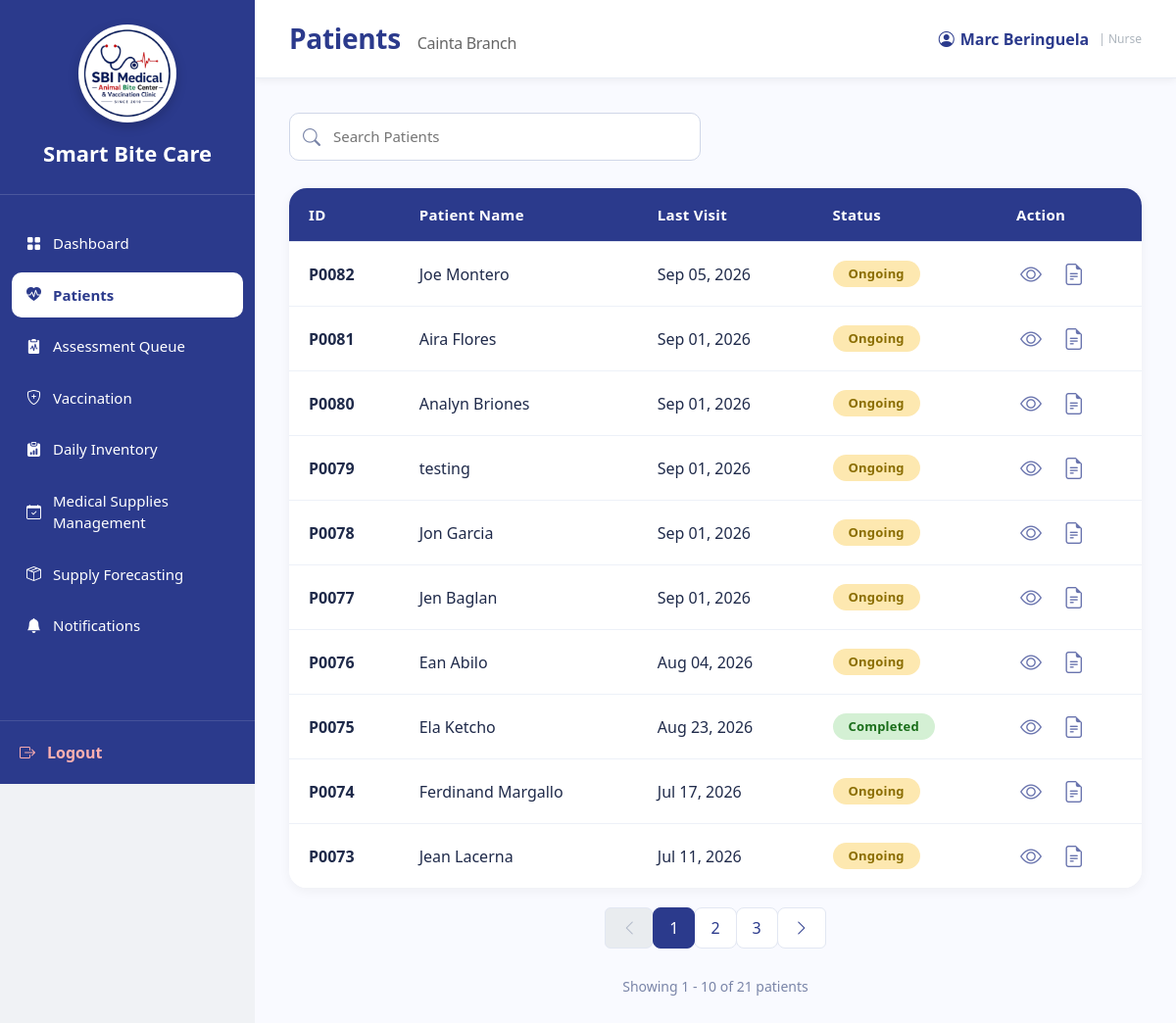
Page /Nurse_Patients.php (signed in) on the earlier database version.
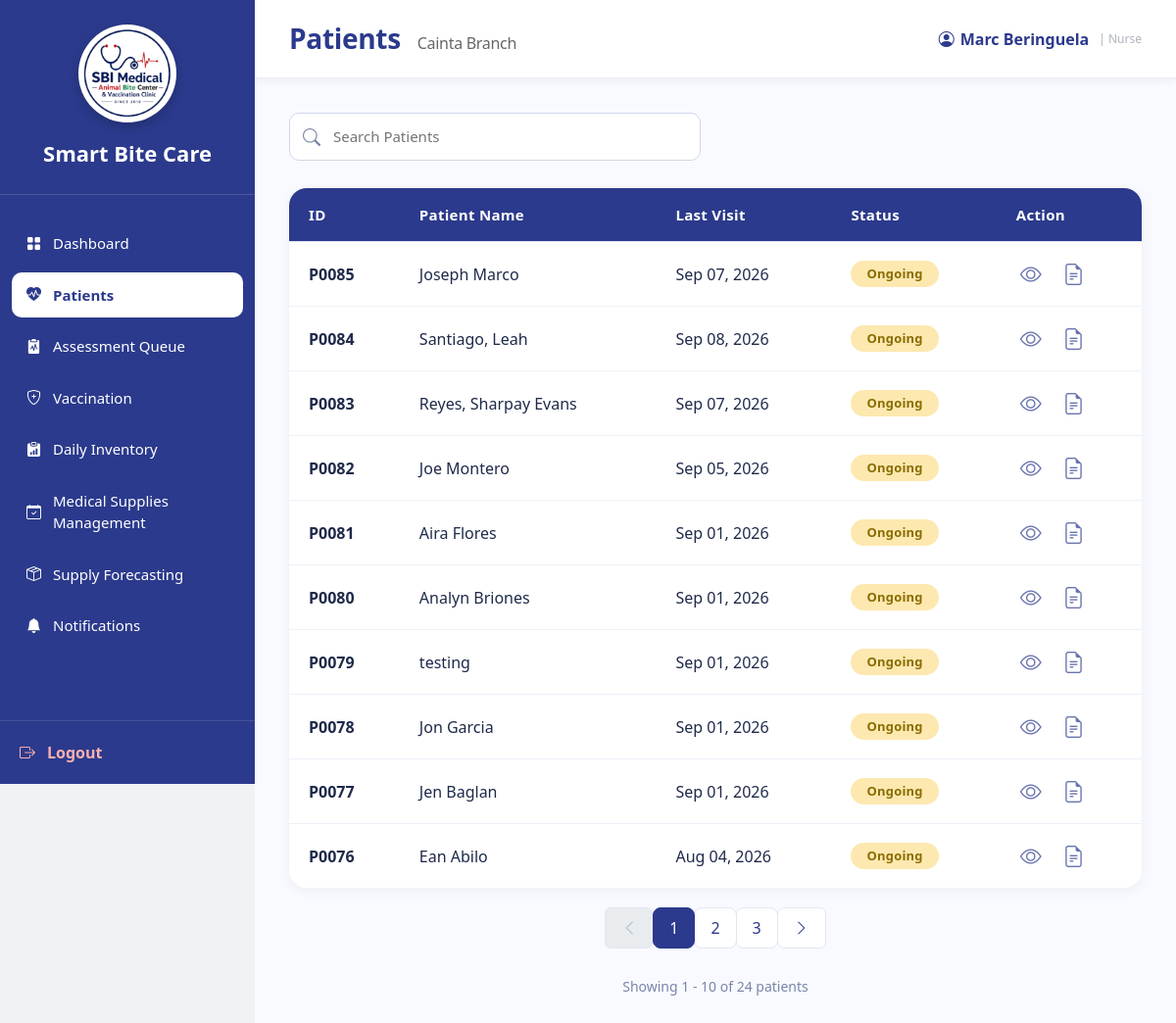
Same page on the later database version.
### tables this page shows
CREATE TABLE `animal_bite_cases` (
  `case_id` int(11) NOT NULL,
  `case_number` varchar(50) DEFAULT NULL,
  `patient_id` int(11) NOT NULL,
  `branch_id` varchar(10) NOT NULL,
  `animal_type` varchar(100) DEFAULT NULL,
  `bite_location` varchar(255) DEFAULT NULL,
  `bite_category` varchar(50) DEFAULT NULL,
  `animal_status` varchar(100) DEFAULT NULL,
  `date_of_bite` date DEFAULT NULL,
  `case_status` enum('Ongoing','Completed') DEFAULT 'Ongoing',
  `remarks` text DEFAULT NULL,
  `admin_staff_id` int(11) DEFAULT NULL,
  `is_archived` tinyint(1) DEFAULT 0,
  `archived_at` timestamp NULL DEFAULT NULL,
  `archived_by` int(11) DEFAULT NULL,
  `created_at` timestamp NOT NULL DEFAULT current_timestamp()
);

CREATE TABLE `patients` (
  `patient_id` int(11) NOT NULL,
  `full_name` varchar(255) NOT NULL,
  `email` varchar(150) DEFAULT NULL,
  `contact_number` varchar(30) DEFAULT NULL,
  `birthday` date DEFAULT NULL,
  `gender` enum('Male','Female','Other') DEFAULT NULL,
  `address` text DEFAULT NULL,
  `created_at` timestamp NOT NULL DEFAULT current_timestamp(),
  `branch_id` varchar(10) NOT NULL,
  `is_archived` tinyint(1) DEFAULT 0,
  `archived_at` timestamp NULL DEFAULT NULL,
  `archived_by` int(11) DEFAULT NULL
);

### Nurse_Patients.php (the view, shortened to what the changed rows need)
<?php
require_once 'sources/db_connect.php';
$user_id = (int) $_SESSION['user_id'];
$branch_id = null;
$userQuery = "SELECT u.branch_id, u.username, b.branch_name
              FROM users u
              LEFT JOIN branches b ON u.branch_id = b.branch_id
              WHERE u.user_id = ?";
$stmt = $conn->prepare($userQuery);
$stmt->bind_param("i", $user_id);
$stmt->execute();
$userResult = $stmt->get_result();
if ($userResult->num_rows > 0) {
    $userData = $userResult->fetch_assoc();
    $branch_id = $userData['branch_id'];
}
$search = isset($_GET['search']) ? trim($_GET['search']) : '';
$page = isset($_GET['page']) ? max(1, (int) $_GET['page']) : 1;
$limit = 10;
$offset = ($page - 1) * $limit;
$count_sql = "SELECT COUNT(*) AS total
              FROM patients
              WHERE branch_id = ?
                AND is_archived = 0";
$count_stmt = $conn->prepare($count_sql);
if ($search !== '') {
    $search_param = '%' . $search . '%';
    $count_stmt->bind_param(
        "ssss",
        $branch_id,
        $search_param,
        $search_param,
        $search_param
    );
} else {
    $count_stmt->bind_param("s", $branch_id);
}
$count_stmt->execute();
$total_rows = (int) ($count_stmt->get_result()->fetch_assoc()['total'] ?? 0);
$total_pages = max(1, (int) ceil($total_rows / $limit));
$sql_patients = "SELECT
                    p.*,
                    a.case_id,
                    a.case_status,
                    a.date_of_bite
                 FROM patients p
                 LEFT JOIN (
                     SELECT
                         patient_id,
                         branch_id,
                         case_id,
                         case_status,
                         date_of_bite,
                         ROW_NUMBER() OVER (
                             PARTITION BY patient_id
                             ORDER BY created_at DESC
                         ) AS rn
                     FROM animal_bite_cases
                     WHERE is_archived = 0
                 ) a
                    ON p.patient_id = a.patient_id
                   AND p.branch_id = a.branch_id
                   AND a.rn = 1
                 WHERE p.branch_id = ?
                   AND p.is_archived = 0";
$sql_patients .= " ORDER BY p.patient_id DESC LIMIT ? OFFSET ?";
$stmt_patients = $conn->prepare($sql_patients);
if ($search !== '') {
    $search_param = '%' . $search . '%';
    $stmt_patients->bind_param(
        "ssssii",
        $branch_id,
        $search_param,
        $search_param,
        $search_param,
        $limit,
        $offset
    );
} else {
    $stmt_patients->bind_param(
        "sii",
        $branch_id,
        $limit,
        $offset
    );
}
$stmt_patients->execute();
$patients = $stmt_patients->get_result()->fetch_all(MYSQLI_ASSOC);
function getStatusBadge($status)
{
    $status = strtolower((string) $status);
    $class = 'status-badge ';
    if (
        $status === 'ongoing' ||
        $status === 'active' ||
        $status === 'scheduled'
    ) {
        $class .= 'ongoing';
    } else {
        $class .= 'completed';
    }
    return $class;
}
?>
<!DOCTYPE html>
<html lang="en">
<head>
    <link href="https://cdn.jsdelivr.net/npm/bootstrap@5.3.3/dist/css/bootstrap.min.css" rel="stylesheet" />
    <link rel="stylesheet" href="https://cdn.jsdelivr.net/npm/bootstrap-icons@1.11.3/font/bootstrap-icons.min.css" />
    <link rel="stylesheet" href="sidebar.css" />
</head>
<body>
<div class="main">
    <div class="content">
        <form method="GET" action="">
            <div class="search-wrap">
            </div>
        </form>
        <div class="table-wrap">
            <table class="table align-middle">
                <thead>
                    <tr>
                        <th>ID</th>
                        <th>Patient Name</th>
                        <th>Last Visit</th>
                        <th>Status</th>
                        <th>Action</th>
                    </tr>
                </thead>
                <tbody>
                    <?php if (count($patients) > 0): ?>
                        <?php foreach ($patients as $patient): ?>
                        <tr>
                            <td><strong>P<?php echo str_pad($patient['patient_id'], 4, '0', STR_PAD_LEFT); ?></strong></td>
                            <td><?php echo htmlspecialchars($patient['full_name']); ?></td>
                            <td><?php echo $patient['date_of_bite'] ? date('M d, Y', strtotime($patient['date_of_bite'])) : 'N/A'; ?></td>
                            <td><span class="<?php echo getStatusBadge($patient['case_status']); ?>"><?php echo $patient['case_status'] ?: 'N/A'; ?></span></td>
                            <td>
                                <a href="#" class="action-icon me-2" onclick="viewPatient(<?php echo $patient['patient_id']; ?>)" title="View Patient">
                                    <i class="bi bi-eye"></i>
                                </a>
                                <a href="#" class="action-icon" onclick="openDocumentModal(<?php echo $patient['patient_id']; ?>)" title="Generate Document">
                                    <i class="bi bi-file-earmark-text"></i>
                                </a>
                            </td>
                        </tr>
                        <?php endforeach; ?>
                    <?php else: ?>
                        <tr>
                            <td colspan="5" class="text-center py-4">No patients found</td>
                        </tr>
                    <?php endif; ?>
                </tbody>
            </table>
        </div>
        <?php if ($total_pages > 1): ?>
        <div class="pagination-wrap">
            <nav aria-label="Page navigation">
                <ul class="pagination">
                    <li class="page-item <?php echo ($page <= 1) ? 'disabled' : ''; ?>">
                        <a class="page-link" href="?page=<?php echo $page-1; ?>&search=<?php echo urlencode($search); ?>">
                            <i class="bi bi-chevron-left"></i>
                        </a>
                    </li>
                    <?php for ($i = 1; $i <= $total_pages; $i++): ?>
                        <li class="page-item <?php echo ($i == $page) ? 'active' : ''; ?>">
                            <a class="page-link" href="?page=<?php echo $i; ?>&search=<?php echo urlencode($search); ?>">
                                <?php echo $i; ?>
                            </a>
                        </li>
                    <?php endfor; ?>
                    <li class="page-item <?php echo ($page >= $total_pages) ? 'disabled' : ''; ?>">
                        <a class="page-link" href="?page=<?php echo $page+1; ?>&search=<?php echo urlencode($search); ?>">
                            <i class="bi bi-chevron-right"></i>
                        </a>
                    </li>
                </ul>
            </nav>
        </div>
        <div class="pagination-info">
            Showing <?php echo ($offset + 1); ?> - <?php echo min($offset + $limit, $total_rows); ?> of <?php echo $total_rows; ?> patients
        </div>
        <?php endif; ?>
    </div>
</div>
</body>
</html>

Differences in the rows shown:
no longer on this page (row unchanged): animal_bite_cases: patient.patient_id "0075", patient.full_name "Ela Ketcho", date_of_bite "Aug 23, 2026", case_status "Completed"
no longer on this page (row unchanged): animal_bite_cases: patient.patient_id "0074", patient.full_name "Ferdinand Margallo", date_of_bite "Jul 17, 2026", case_status "Ongoing"
no longer on this page (row unchanged): animal_bite_cases: patient.patient_id "0073", patient.full_name "Jean Lacerna", date_of_bite "Jul 11, 2026", case_status "Ongoing"
added animal_bite_cases: patient.patient_id "0085", patient.full_name "Joseph Marco", date_of_bite "Sep 07, 2026", case_status "Ongoing"
added animal_bite_cases: patient.patient_id "0084", patient.full_name "Santiago, Leah", date_of_bite "Sep 08, 2026", case_status "Ongoing"
added animal_bite_cases: patient.patient_id "0083", patient.full_name "Reyes, Sharpay Evans", date_of_bite "Sep 07, 2026", case_status "Ongoing"
Other differences:
$total_rows: "21" → "24"
